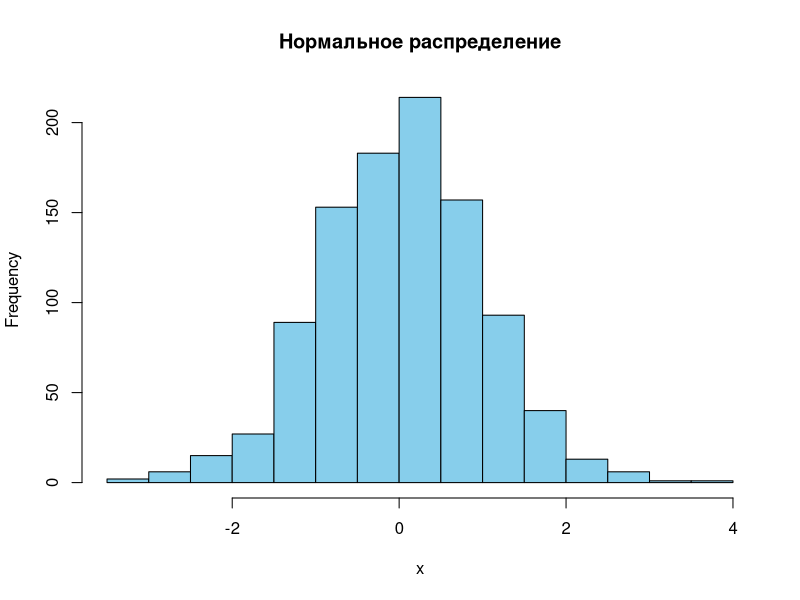

Source code (R):
## ---- chunk 1
if (knitr::is_latex_output()) {
  knitr::opts_chunk$set(
    fig.format = "png",
    fig.path = "figures-pdf/"
  )
} else {
  knitr::opts_chunk$set(
    fig.path = "figures-html/"
  )
}
## ---- chunk 2
# Пример R-кода
x <- rnorm(1000)
hist(x, col = "skyblue", main = "Нормальное распределение")
